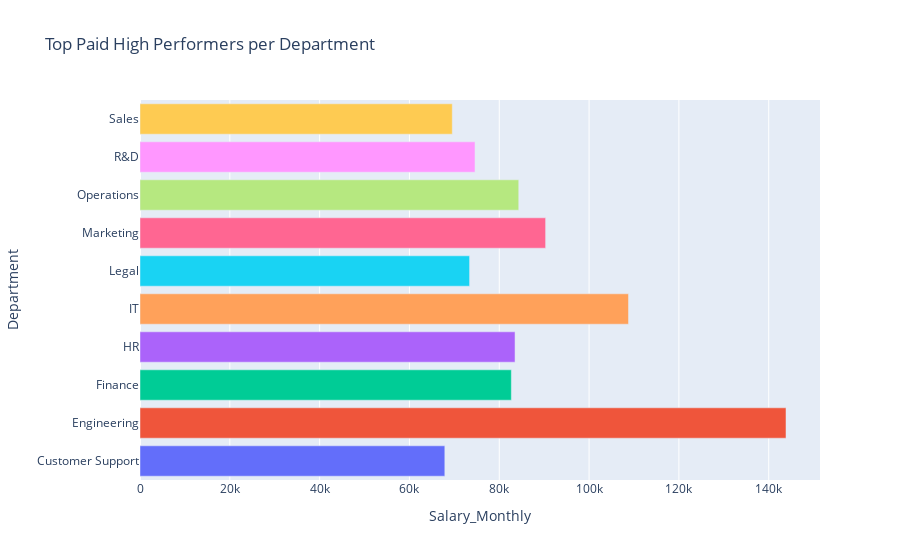

Here is the notebook cell this chart was saved with:
### Markdown cell above
###### Top Paid High Performers
Identifies star performers

### Code cell
fig = px.bar(
    top_employees,
    x="Salary_Monthly",
    y="Department",
    color="EmployeeName",
    #text="EmployeeName",
    title="Top Paid High Performers per Department"
)
fig.update_layout(showlegend=False)
#fig.update_traces(textposition="outside")
fig.show()

### Figure 1 — Plotly figure (JSON) as saved in the notebook; plotly's stock layout.template omitted (floating-point values rounded to 4 significant figures)
{"data": [{"alignmentgroup": "True", "hovertemplate": "EmployeeName=Arjun Patel<br>Salary_Monthly=%{x}<br>Department=%{y}<extra></extra>", "legendgroup": "Arjun Patel", "marker": {"color": "#636efa", "pattern": {"shape": ""}}, "name": "Arjun Patel", "offsetgroup": "Arjun Patel", "orientation": "h", "showlegend": true, "textposition": "auto", "type": "bar", "x": [67880.0], "xaxis": "x", "y": ["Customer Support"], "yaxis": "y"}, {"alignmentgroup": "True", "hovertemplate": "EmployeeName=Sunita Mehta<br>Salary_Monthly=%{x}<br>Department=%{y}<extra></extra>", "legendgroup": "Sunita Mehta", "marker": {"color": "#EF553B", "pattern": {"shape": ""}}, "name": "Sunita Mehta", "offsetgroup": "Sunita Mehta", "orientation": "h", "showlegend": true, "textposition": "auto", "type": "bar", "x": [143800.0], "xaxis": "x", "y": ["Engineering"], "yaxis": "y"}, {"alignmentgroup": "True", "hovertemplate": "EmployeeName=Aarav Gupta<br>Salary_Monthly=%{x}<br>Department=%{y}<extra></extra>", "legendgroup": "Aarav Gupta", "marker": {"color": "#00cc96", "pattern": {"shape": ""}}, "name": "Aarav Gupta", "offsetgroup": "Aarav Gupta", "orientation": "h", "showlegend": true, "textposition": "auto", "type": "bar", "x": [82690.0], "xaxis": "x", "y": ["Finance"], "yaxis": "y"}, {"alignmentgroup": "True", "hovertemplate": "EmployeeName=Aditya Ghosh<br>Salary_Monthly=%{x}<br>Department=%{y}<extra></extra>", "legendgroup": "Aditya Ghosh", "marker": {"color": "#ab63fa", "pattern": {"shape": ""}}, "name": "Aditya Ghosh", "offsetgroup": "Aditya Ghosh", "orientation": "h", "showlegend": true, "textposition": "auto", "type": "bar", "x": [83510.0], "xaxis": "x", "y": ["HR"], "yaxis": "y"}, {"alignmentgroup": "True", "hovertemplate": "EmployeeName=Neha Verma<br>Salary_Monthly=%{x}<br>Department=%{y}<extra></extra>", "legendgroup": "Neha Verma", "marker": {"color": "#FFA15A", "pattern": {"shape": ""}}, "name": "Neha Verma", "offsetgroup": "Neha Verma", "orientation": "h", "showlegend": true, "textposition": "auto", "type": "bar", "x": [108800.0], "xaxis": "x", "y": ["IT"], "yaxis": "y"}, {"alignmentgroup": "True", "hovertemplate": "EmployeeName=Kunal Mishra<br>Salary_Monthly=%{x}<br>Department=%{y}<extra></extra>", "legendgroup": "Kunal Mishra", "marker": {"color": "#19d3f3", "pattern": {"shape": ""}}, "name": "Kunal Mishra", "offsetgroup": "Kunal Mishra", "orientation": "h", "showlegend": true, "textposition": "auto", "type": "bar", "x": [73390.0], "xaxis": "x", "y": ["Legal"], "yaxis": "y"}, {"alignmentgroup": "True", "hovertemplate": "EmployeeName=Vihaan Chatterjee<br>Salary_Monthly=%{x}<br>Department=%{y}<extra></extra>", "legendgroup": "Vihaan Chatterjee", "marker": {"color": "#FF6692", "pattern": {"shape": ""}}, "name": "Vihaan Chatterjee", "offsetgroup": "Vihaan Chatterjee", "orientation": "h", "showlegend": true, "textposition": "auto", "type": "bar", "x": [90320.0], "xaxis": "x", "y": ["Marketing"], "yaxis": "y"}, {"alignmentgroup": "True", "hovertemplate": "EmployeeName=Manish Gupta<br>Salary_Monthly=%{x}<br>Department=%{y}<extra></extra>", "legendgroup": "Manish Gupta", "marker": {"color": "#B6E880", "pattern": {"shape": ""}}, "name": "Manish Gupta", "offsetgroup": "Manish Gupta", "orientation": "h", "showlegend": true, "textposition": "auto", "type": "bar", "x": [84340.0], "xaxis": "x", "y": ["Operations"], "yaxis": "y"}, {"alignmentgroup": "True", "hovertemplate": "EmployeeName=Karan Gupta<br>Salary_Monthly=%{x}<br>Department=%{y}<extra></extra>", "legendgroup": "Karan Gupta", "marker": {"color": "#FF97FF", "pattern": {"shape": ""}}, "name": "Karan Gupta", "offsetgroup": "Karan Gupta", "orientation": "h", "showlegend": true, "textposition": "auto", "type": "bar", "x": [74600.0], "xaxis": "x", "y": ["R&D"], "yaxis": "y"}, {"alignmentgroup": "True", "hovertemplate": "EmployeeName=Kavya Verma<br>Salary_Monthly=%{x}<br>Department=%{y}<extra></extra>", "legendgroup": "Kavya Verma", "marker": {"color": "#FECB52", "pattern": {"shape": ""}}, "name": "Kavya Verma", "offsetgroup": "Kavya Verma", "orientation": "h", "showlegend": true, "textposition": "auto", "type": "bar", "x": [69540.0], "xaxis": "x", "y": ["Sales"], "yaxis": "y"}], "layout": {"barmode": "relative", "legend": {"title": {"text": "EmployeeName"}, "tracegroupgap": 0}, "showlegend": false, "title": {"text": "Top Paid High Performers per Department"}, "xaxis": {"anchor": "y", "domain": [0, 1], "title": {"text": "Salary_Monthly"}}, "yaxis": {"anchor": "x", "domain": [0, 1], "title": {"text": "Department"}}}}
